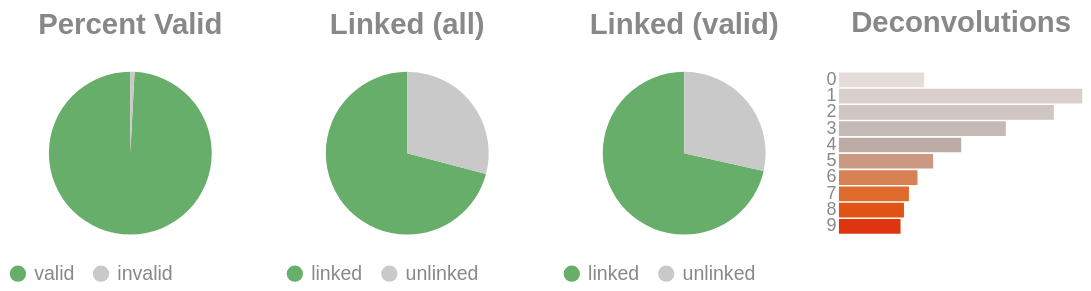

Notebook cell for this chart:
### Code cell
if SKIPLR:
    pass
else:
    clash = Counter()
    for i in valids['molecule']:
        _mol = i.split("-")
        if len(_mol) == 1:
            clash.update('0')
        else:
            clash.update(_mol[-1])

    _d = {"deconvolutions": [], 'count': []}
    for k,v in clash.items():
        _d['deconvolutions'].append(k)
        _d['count'].append(v)

    tot_valid = valids['reads'].sum()
    mask = valids['reads'] >= 2
    n_linked_reads = valids.loc[mask, 'reads'].sum()
    perc_valid = round(tot_valid / n_reads, 4)
    linked_perc_abs = round(n_linked_reads / n_reads, 4)
    linked_perc = round(n_linked_reads / tot_valid, 4)

    _valid = pd.DataFrame({"valids": ['valid', 'invalid'] , "count":  [tot_valid, n_reads - tot_valid]})
    _linked_abs = pd.DataFrame({"linked (absolute)": ['linked', 'unlinked'] , "count":  [n_linked_reads, n_reads - n_linked_reads]})
    _linked_rel = pd.DataFrame({"linked (valids)": ['linked', 'unlinked'] , "count":  [n_linked_reads, tot_valid - n_linked_reads]})

    (
        alt.hconcat(
            piechart(_valid, goodval = 'valid', title = "Percent Valid"),
            piechart(_linked_abs, goodval = "linked", title =  "Linked (all)"),
            piechart(_linked_rel, goodval = "linked", title =  "Linked (valid)"),
            convolutionbar(pd.DataFrame(_d), title = "Deconvolutions"),
            center = True,
            bounds = 'flush'
        )
        .resolve_scale(color='independent')
        .resolve_legend('independent')
        .properties(usermeta={'embedOptions': {"actions": False}})
    ).display()

### Figure 1 — Vega-Lite specification as saved in the notebook (floating-point values rounded to 4 significant figures)
{"width": "container", "height": 400, "config": {"title": {"anchor": "start", "dy": -15, "fontSize": 18, "color": "#888888", "subtitleColor": "#888888", "subtitleFontSize": 14}, "arc": {"fill": "#0072B2"}, "axis": {"domainColor": "#888888", "domainWidth": 0.5, "gridWidth": 0.2, "grid": false, "titleFontWeight": 400, "titleFontSize": 15, "labelFontSize": 11, "labelColor": "#888888", "tickColor": "#888888", "tickWidth": 0.2, "titleColor": "#888888"}, "axisBand": {"grid": false}, "axisX": {"grid": true, "tickSize": 10, "domainCap": "round"}, "axisY": {"domain": false, "grid": true, "tickSize": 0, "domainCap": "round"}, "background": "transparent", "header": {"labelFontSize": 15, "labelColor": "#888888", "titleFontSize": 15, "titleFontWeight": 600, "titleColor": "#888888"}, "legend": {"labelFont": "sans-serif", "labelFontSize": 12, "labelColor": "#888888", "symbolSize": 100, "symbolType": "circle", "titleFontSize": 12, "titlePadding": 10, "titleColor": "#888888", "title": null}, "range": {"category": ["#E69F00", "#56B4E9", "#009E73", "#F0E442", "#0072B2", "#D55E00", "#CC79A7", "#000000"], "diverging": ["#cfe8f3", "#a2d4ec", "#73bfe2", "#46abdb", "#1696d2", "#12719e"]}, "area": {"fill": "#0072B2", "fillOpacity": 0.7, "line": true, "strokeOpacity": 0.7}, "line": {"color": "#0072B2", "stroke": "#0072B2", "strokeWidth": 2}, "trail": {"color": "#0072B2", "stroke": "#0072B2", "strokeWidth": 0, "size": 1}, "point": {"filled": true}, "text": {"color": "#888888", "fontSize": 11, "align": "right", "fontWeight": 400, "size": 11}, "bar": {"fill": "#0072B2", "stroke": null}, "view": {"stroke": null, "continuousWidth": 660, "continuousHeight": 400}}, "hconcat": [{"data": {"name": "data-47718ecab5851b7e56a055ac56ffd2e8"}, "mark": {"type": "arc"}, "encoding": {"color": {"field": "valids", "legend": {"orient": "bottom", "title": null}, "scale": {"domain": ["valid", "invalid"], "range": ["#68ae6b", "#C9C9C9"]}, "title": "Valids", "type": "nominal"}, "theta": {"field": "count", "type": "quantitative"}, "tooltip": [{"field": "valids", "title": "Valids", "type": "ordinal"}, {"field": "percent", "format": ".2%", "title": "Percent", "type": "quantitative"}, {"field": "count", "title": "Count", "type": "quantitative"}]}, "height": 100, "title": {"text": "Percent Valid", "align": "center", "anchor": "middle"}, "transform": [{"calculate": "datum.count / 15501344", "as": "percent"}], "width": 150}, {"data": {"name": "data-89a50bc82453b7c03e242c49a8955c33"}, "mark": {"type": "arc"}, "encoding": {"color": {"field": "linked (absolute)", "legend": {"orient": "bottom", "title": null}, "scale": {"domain": ["linked", "unlinked"], "range": ["#68ae6b", "#C9C9C9"]}, "title": "Linked (Absolute)", "type": "nominal"}, "theta": {"field": "count", "type": "quantitative"}, "tooltip": [{"field": "linked (absolute)", "title": "Linked (Absolute)", "type": "ordinal"}, {"field": "percent", "format": ".2%", "title": "Percent", "type": "quantitative"}, {"field": "count", "title": "Count", "type": "quantitative"}]}, "height": 100, "title": {"text": "Linked (all)", "align": "center", "anchor": "middle"}, "transform": [{"calculate": "datum.count / 15501344", "as": "percent"}], "width": 150}, {"data": {"name": "data-533fabdfa0412b9c751d87ad21991ef5"}, "mark": {"type": "arc"}, "encoding": {"color": {"field": "linked (valids)", "legend": {"orient": "bottom", "title": null}, "scale": {"domain": ["linked", "unlinked"], "range": ["#68ae6b", "#C9C9C9"]}, "title": "Linked (Valids)", "type": "nominal"}, "theta": {"field": "count", "type": "quantitative"}, "tooltip": [{"field": "linked (valids)", "title": "Linked (Valids)", "type": "ordinal"}, {"field": "percent", "format": ".2%", "title": "Percent", "type": "quantitative"}, {"field": "count", "title": "Count", "type": "quantitative"}]}, "height": 100, "title": {"text": "Linked (valid)", "align": "center", "anchor": "middle"}, "transform": [{"calculate": "datum.count / 15372024", "as": "percent"}], "width": 150}, {"data": {"name": "data-2fd24c75f1fac27660c03fe59dc0ee99"}, "mark": {"type": "bar"}, "encoding": {"color": {"field": "deconvolutions", "legend": null, "scale": {"scheme": "lightgreyred"}, "type": "nominal"}, "tooltip": [{"field": "deconvolutions", "title": "Deconvolutions", "type": "ordinal"}, {"field": "percent", "format": ".2%", "title": "Percent", "type": "quantitative"}, {"field": "count", "title": "Count", "type": "quantitative"}], "x": {"axis": null, "field": "count", "type": "quantitative"}, "y": {"field": "deconvolutions", "sort": "ascending", "title": null, "type": "nominal"}}, "height": 100, "title": {"text": "Deconvolutions", "align": "center", "anchor": "middle"}, "transform": [{"calculate": "datum.count / 12790493", "as": "percent"}], "width": 150}], "bounds": "flush", "center": true, "resolve": {"legend": {"angle": "independent"}, "scale": {"color": "independent"}}, "usermeta": {"embedOptions": {"actions": false}}, "$schema": "https://vega.github.io/schema/vega-lite/v6.4.1.json", "datasets": {"data-47718ecab5851b7e56a055ac56ffd2e8": [{"valids": "valid", "count": 15372024}, {"valids": "invalid", "count": 129320}], "data-89a50bc82453b7c03e242c49a8955c33": [{"linked (absolute)": "linked", "count": 10988728}, {"linked (absolute)": "unlinked", "count": 4512616}], "data-533fabdfa0412b9c751d87ad21991ef5": [{"linked (valids)": "linked", "count": 10988728}, {"linked (valids)": "unlinked", "count": 4383296}], "data-2fd24c75f1fac27660c03fe59dc0ee99": [{"deconvolutions": "0", "count": 907066}, {"deconvolutions": "1", "count": 2589254}, {"deconvolutions": "2", "count": 2286447}, {"deconvolutions": "3", "count": 1775596}, {"deconvolutions": "4", "count": 1301114}, {"deconvolutions": "5", "count": 1002494}, {"deconvolutions": "6", "count": 836038}, {"deconvolutions": "7", "count": 744828}, {"deconvolutions": "8", "count": 692094}, {"deconvolutions": "9", "count": 655562}]}}
